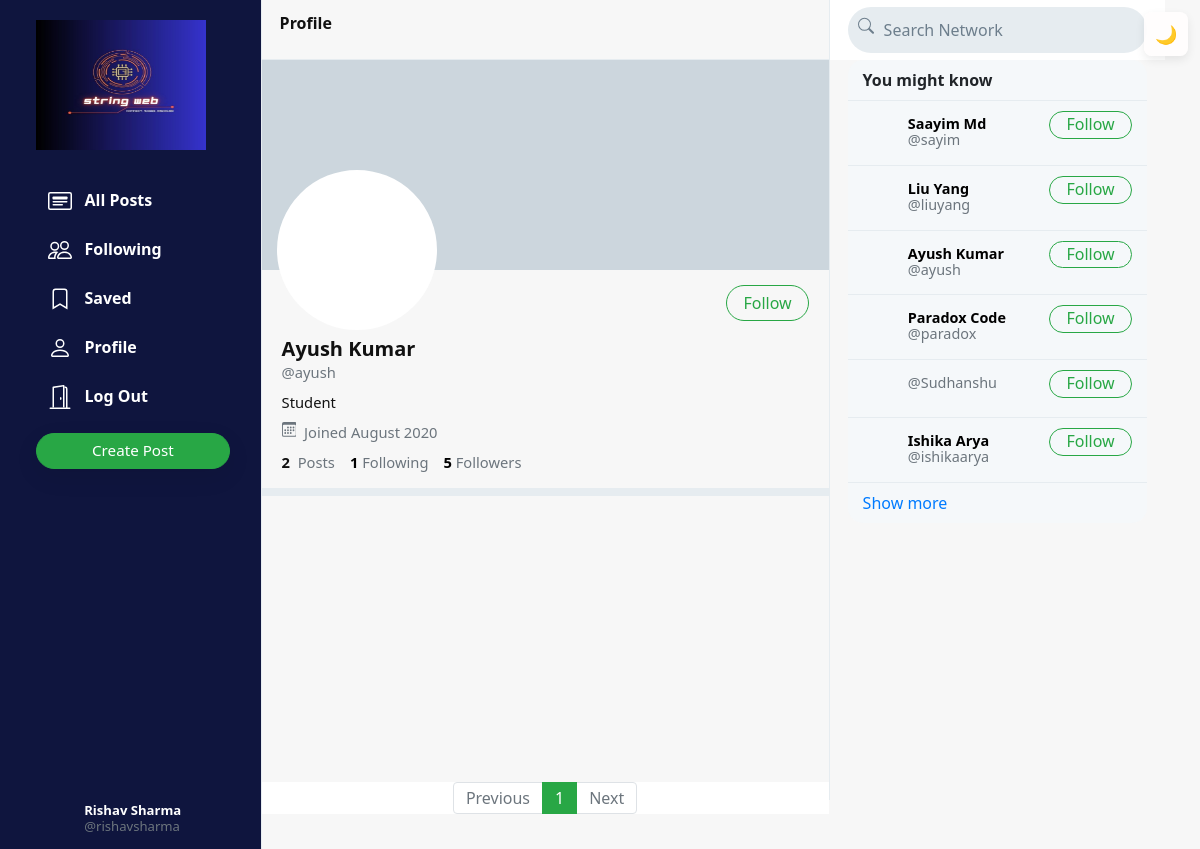
Screenshot of /ayush (signed in) with the database file from the repository.
### network/models.py (models this page shows, shortened)
class User(AbstractUser):
    profile_pic = models.ImageField(upload_to='profile_pic/')
    bio = models.TextField(max_length=160, blank=True, null=True)
    cover = models.ImageField(upload_to='covers/', blank=True)

### network/views.py (the view)
# urls.py: path("<str:username>", views.profile, name='profile'),
def profile(request, username):
    user = User.objects.get(username=username)
    all_posts = Post.objects.filter(creater=user).order_by('-date_created')
    paginator = Paginator(all_posts, 10)
    page_number = request.GET.get('page')
    if page_number == None:
        page_number = 1
    posts = paginator.get_page(page_number)
    followings = []
    suggestions = []
    follower = False
    if request.user.is_authenticated:
        followings = Follower.objects.filter(followers=request.user).values_list('user', flat=True)
        suggestions = User.objects.exclude(pk__in=followings).exclude(username=request.user.username).order_by("?")[:6]
        if request.user in Follower.objects.get(user=user).followers.all():
            follower = True
    follower_count = Follower.objects.get(user=user).followers.all().count()
    following_count = Follower.objects.filter(followers=user).count()
    return render(request, 'network/profile.html', {
        "username": user,
        "posts": posts,
        "posts_count": all_posts.count(),
        "suggestions": suggestions,
        "page": "profile",
        "is_follower": follower,
        "follower_count": follower_count,
        "following_count": following_count
    })

### network/templates/network/profile.html (shortened to what this page needs)
{% extends 'network/index.html' %}
{% load static %}
{% block profile %}
    <div class="profile-view" data-user="{{username.username}}">
        <div class="cover-image" style="background-image: url(/media/{{username.cover}})"></div>
        <div class="profile-image" style="background-image: url(/media/{{username.profile_pic}})"></div>
        <div class="profile-details">
            <div>
                {% if user.username == username.username %}
                    <button class="btn btn-outline-success float-right" id="edit-profile-btn">Edit Profile</button>
                {% elif is_follower %}
                    <button class="btn btn-success float-right" onclick="unfollow_user(this,'{{username.username}}','edit_page')" id="following-btn">Following</button>
                {% else %}
                    <button class="btn btn-outline-success float-right" onclick="follow_user(this,'{{username.username}}','edit_page')" id="follow-btn">Follow</button>
                {% endif %}
            </div>
            <div class="details-data">
                <h5>{{username.first_name}} {{username.last_name}}</h5>
                <div class="grey">@{{username.username}}</div>
                <div class="bio">
                    {% if username.bio is not None %}
                        {{username.bio}}
                    {% endif %}
                </div>
                <div class="grey" style="padding: 8px 0px;">
                    &nbsp;Joined {{username.date_joined | date:"F Y"}}
                </div>
                <div>
                    <strong>
                        {{posts_count}}
                    </strong>
                    &nbsp;<span class="grey">Posts</span>
                    <a href="#">
                        <strong id="following__count">{{following_count | default:0}}</strong>&nbsp;<span class="grey">Following</span>
                    </a>
                    <a href="#">
                        <strong id="follower__count">{{follower_count | default:0}}</strong>&nbsp;<span class="grey">Followers</span>
                    </a>
                </div>
            </div>
        </div>
    </div>
    <div class="space"></div>
{% endblock %}

### network/templates/network/index.html (shortened to what this page needs)
{% extends "network/layout.html" %}
{% load static %}
{% block body %}
    <div class="main-div">
        <div class="left-div">
            <nav class="head heading" style="background-color: var(--bg);">
                {% if page == 'all_posts' %}
                    All Posts
                {% elif page == 'following' %}
                    Following
                {% elif page == 'saved' %}
                    Saved
                {% elif page == 'profile' %}
                    Profile
                {% else %}
                    Explore
                {% endif %}
            </nav>
            <div class="left-div-content">
                <div class="posts-view">
                    {% block profile %}
                    {% endblock %}
                    <div class="main-div-content">
                        <nav aria-label="Page navigation example" class="pagination-bar">
                            <ul class="pagination justify-content-center">
                                {% if posts.has_previous %}
                                    <li class="page-item">
                                        <a class="page-link" href="?page={{ posts.previous_page_number | default:1}}" tabindex="-1" aria-disabled="true">Previous</a>
                                    </li>
                                {% else %}
                                    <li class="page-item disabled">
                                        <a class="page-link" href="" tabindex="-1" aria-disabled="true">Previous</a>
                                    </li>
                                {% endif %}
                                {% for each in posts.paginator.page_range %}
                                    {% if each == posts.number %}
                                        <li class="page-item active"><a class="page-link" href="?page={{each}}">{{each}}</a></li>
                                    {% else %}
                                        <li class="page-item"><a class="page-link" href="?page={{each}}">{{each}}</a></li>
                                    {% endif %}
                                {% endfor %}
                                {% if posts.has_next %}
                                    <li class="page-item">
                                        <a class="page-link" href="?page={{ posts.next_page_number }}">Next</a>
                                    </li>
                                {% else %}
                                    <li class="page-item disabled">
                                        <a class="page-link" href="">Next</a>
                                    </li>
                                {% endif %}
                            </ul>
                          </nav>
                    </div>
                </div>
            </div>
        </div>
    </div>
{% endblock %}

### network/templates/network/layout.html (shortened to what this page needs)
{% load static %}
<!DOCTYPE html>
<html lang="en">
    <head>
        <link rel="stylesheet" href="https://stackpath.bootstrapcdn.com/bootstrap/4.4.1/css/bootstrap.min.css">
        <link href="{% static 'network/styles.css' %}" rel="stylesheet">
    </head>
    <body>
        {% include "network/light-dark.html" %}
        <div class="body" data-page="{{page}}">
            <div class="sidenav" style="background-color: #0f153e;">
                <a href="{% url 'index' %}" class="navbar-brand">
                    <img src="{% static 'network/Images/logo2.jpg' %}" height="130px" width="170px">
                </a>
                <div style="height: 100%;">
                    <div>
                        <div>
                            <ul>
                                <li class="nav-item" id="all_posts">
                                <a href="{% url 'index' %}" class="nav-link" >
                                    <div>
                                        &nbsp;&nbsp;All Posts
                                    </div>
                                </a>
                                </li>
                                {% if user.is_authenticated %}
                                    <li class="nav-item" id="following">
                                        <a href="{% url 'following' %}" class="nav-link">
                                            <div>
                                                &nbsp;&nbsp;Following
                                            </div>
                                        </a>
                                    </li>
                                    <li class="nav-item" id="saved">
                                        <a href="{% url 'saved' %}" class="nav-link">
                                            <div>
                                                <svg width="1.5em" height="1.5em" viewBox="0 0 16 16" class="bi bi-bookmark" fill="currentColor" xmlns="http://www.w3.org/2000/svg">
                                                    <path fill-rule="evenodd" d="M8 12l5 3V3a2 2 0 0 0-2-2H5a2 2 0 0 0-2 2v12l5-3zm-4 1.234l4-2.4 4 2.4V3a1 1 0 0 0-1-1H5a1 1 0 0 0-1 1v10.234z"/>
                                                  </svg>
                                                &nbsp;&nbsp;Saved
                                            </div>
                                        </a>
                                    </li>
                                    <li class="nav-item" id="profile">
                                        <a href="{% url 'profile' user.username %}" class="nav-link">
                                            <div>
                                                &nbsp;&nbsp;Profile
                                            </div>
                                        </a>
                                    </li>
                                    <li class="nav-item" id="logout">
                                        <a href="{% url 'logout' %}" class="nav-link">
                                            <div>
                                                &nbsp;&nbsp;Log Out
                                            </div>
                                        </a>
                                    </li>
                                {% endif %}
                            </ul>
                        </div>
                        {% if user.is_authenticated %}
                            <button id="popup-btn" class="btn btn-success new-post-btn" onclick="createpost()">Create Post</button>
                        {% endif %}
                    </div>
                    <div style="position: absolute; bottom: 10px;">
                        {% if user.is_authenticated %}
                            <li class="nav-item sidenav-user">
                                <a href="{% url 'profile' user.username %}" class="nav-link">
                                    <div class="user_account">
                                        <div class="small-profilepic" style="float: left; background-image: url(/media/{{user.profile_pic}})"></div>
                                        <div style="height: 2.7vw; margin: auto;">
                                            <div style="margin-top: 4px;"><strong>{{user.first_name}} {{user.last_name}}</strong></div>
                                            <div class="grey" style="margin-top: 4px;">@{{ user.username }}</div>
                                        </div>
                                    </div>
                                </a>
                            </li>
                        {% endif %}
                    </div>
                </div>
            </div>
            {% block body %}
            {% endblock %}
            <div class="right-div">
                <nav class="head">
                    <form action="#">
                        <div class="search-div">
                            <div>
                            </div>
                            <input type="text" name="query" id="search-box" placeholder="Search Network">
                        </div>
                    </form>
                </nav>
                <div class='right-div-content'>
                    {% if user.is_authenticated %}
                        <div class="suggestion-box">
                            <div class="suggestion-header">
                                You might know
                            </div>
                            {% for suggestion in suggestions %}
                                <div class="suggestion-user">
                                    <div>
                                        <a href="{% url 'profile' suggestion.username %}">
                                            <div class="small-profilepic" style="background-image: url(/media/{{suggestion.profile_pic}})"></div>
                                        </a>
                                    </div>
                                    <div class="user-details">
                                        <a href="{% url 'profile' suggestion.username %}">
                                            <div id="user-name">
                                                <strong>
                                                    {{suggestion.first_name}} {{suggestion.last_name}}
                                                </strong>
                                            </div>
                                            <div class="grey">@{{suggestion.username}}</div>
                                        </a>
                                    </div>
                                    <div>
                                        <button class="btn btn-outline-success" type="button" onclick="follow_user(this,'{{suggestion.username}}','suggestion')">Follow</button>
                                    </div>
                                </div>
                            {% empty %}
                                    <div style="text-align: center; border-bottom: .5px solid #e6ecf0; padding: 10px 15px;">
                                        <span class="grey" style="font-size: .9em;">No suggestions available.</span>
                                    </div>
                            {% endfor %}
                            <div class="suggestion-footer">
                                <a href="#">Show more</a>
                            </div>
                        </div>
                    {% endif %}
                </div>
            </div>
        </div>
    </body>
</html>

### network/templates/network/light-dark.html
<div id="dark-toggle" class="dark-toggle" role="button" aria-label="Toggle dark mode" tabindex="0">
    <span id="dark-toggle-icon">🌙</span>
</div>

### rows the page displays
User: first_name "Rishav", last_name "Sharma", username "rishavsharma"
User: first_name "Ayush", last_name "Kumar", username "ayush", bio "Student", date_joined "August 2020"
User: first_name "Saayim", last_name "Md", username "sayim"
User: first_name "Liu", last_name "Yang", username "liuyang"
User: first_name "Paradox", last_name "Code", username "paradox"
User: username "Sudhanshu"
User: first_name "Ishika", last_name "Arya", username "ishikaarya"

### other values shown
{{ posts_count }} "2"
{{ following_count | default:0 }} "1"
{{ follower_count | default:0 }} "5"
{{ each }} "1"
